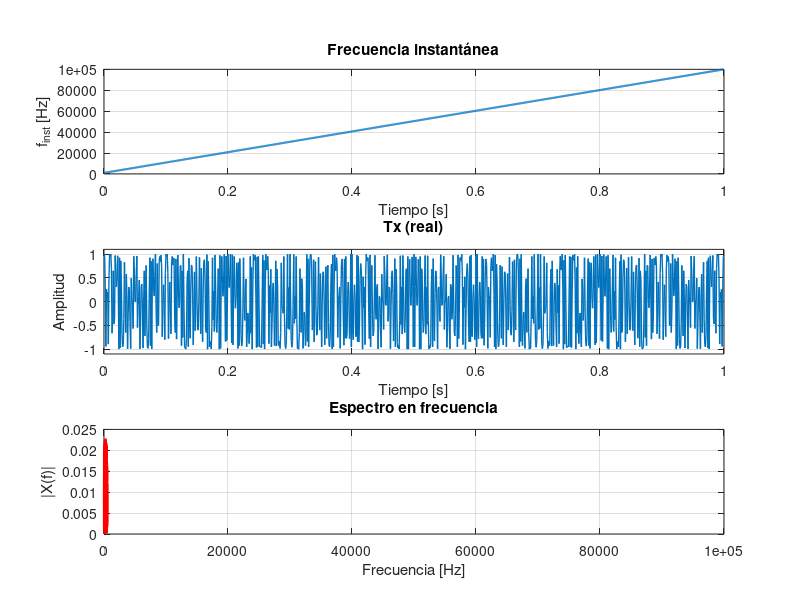

Write the MATLAB code that produced this figure.
% --- Análisis de Tx: Chirp Continuo (Infinitos Escalones) ---
clear; clc;

% Parámetros base
f_ini = 1000;      % Hz
f_fin = 100000;    % Hz
fs    = 1000;   % Hz
T     = 1;      % s
N     = T*fs;
t     = (0:N-1)'/fs;

% 1. Frecuencia instantánea (Barrido lineal)
B = f_fin - f_ini;
f_inst = f_ini + (B/T) * t;

% 2. Señal Tx (Fase continua)
phi = 2*pi * (f_ini*t + (B/(2*T)) * t.^2);
tx  = cos(phi);

% 3. Espectro en frecuencia (FFT)
Nfft = 2048;
TX_FFT = fft(tx, Nfft);
f_axis = (0:Nfft-1)*(fs/Nfft);

% Tomamos solo las frecuencias positivas para el gráfico
f_axis_pos = f_axis(1:Nfft/2);
TX_FFT_pos = TX_FFT(1:Nfft/2);

% ===== Figura: 3 Subplots Apilados =====
figure('Name', 'Chirp Continuo: Análisis de Tx', 'Position', [150, 50, 1000, 900]);

% Gráfico 1: Frecuencia instantánea
subplot(3, 1, 1);
plot(t, f_inst, 'LineWidth', 1.5); grid on;
xlabel('Tiempo [s]'); ylabel('f_{inst} [Hz]');
title('Frecuencia instantánea');
xlim([0 T]);
ylim([0 f_fin+10]);

% Gráfico 2: Respuesta en el tiempo (Tx real)
subplot(3, 1, 2);
plot(t, tx, 'LineWidth', 1); grid on;
xlabel('Tiempo [s]'); ylabel('Amplitud');
title('Tx (real)');
xlim([0 T]);
ylim([-1.1 1.1]);

% Gráfico 3: Espectro en frecuencia
subplot(3, 1, 3);
plot(f_axis_pos, abs(TX_FFT_pos)/Nfft, 'r', 'LineWidth', 1.5); grid on;
xlabel('Frecuencia [Hz]'); ylabel('|X(f)|');
title('Espectro en frecuencia');
xlim([0 f_fin+20]);
